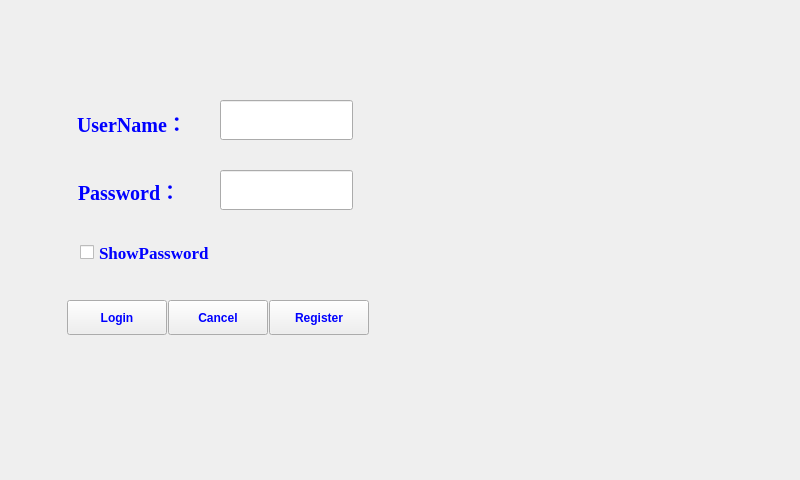
<?xml version="1.0" encoding="UTF-8"?>
<ui version="4.0">
 <class>Widget</class>
 <widget class="QWidget" name="Widget">
  <property name="geometry">
   <rect>
    <x>0</x>
    <y>0</y>
    <width>800</width>
    <height>480</height>
   </rect>
  </property>
  <property name="minimumSize">
   <size>
    <width>800</width>
    <height>480</height>
   </size>
  </property>
  <property name="maximumSize">
   <size>
    <width>800</width>
    <height>480</height>
   </size>
  </property>
  <property name="windowTitle">
   <string>Widget</string>
  </property>
  <widget class="QLineEdit" name="lineEdit">
   <property name="geometry">
    <rect>
     <x>220</x>
     <y>100</y>
     <width>133</width>
     <height>40</height>
    </rect>
   </property>
   <property name="sizePolicy">
    <sizepolicy hsizetype="Expanding" vsizetype="Fixed">
     <horstretch>0</horstretch>
     <verstretch>0</verstretch>
    </sizepolicy>
   </property>
   <property name="minimumSize">
    <size>
     <width>120</width>
     <height>40</height>
    </size>
   </property>
  </widget>
  <widget class="QLabel" name="label">
   <property name="geometry">
    <rect>
     <x>77</x>
     <y>102</y>
     <width>135</width>
     <height>41</height>
    </rect>
   </property>
   <property name="palette">
    <palette>
     <active>
      <colorrole role="WindowText">
       <brush brushstyle="SolidPattern">
        <color alpha="255">
         <red>0</red>
         <green>0</green>
         <blue>255</blue>
        </color>
       </brush>
      </colorrole>
      <colorrole role="ButtonText">
       <brush brushstyle="SolidPattern">
        <color alpha="255">
         <red>0</red>
         <green>0</green>
         <blue>255</blue>
        </color>
       </brush>
      </colorrole>
     </active>
     <inactive>
      <colorrole role="WindowText">
       <brush brushstyle="SolidPattern">
        <color alpha="255">
         <red>0</red>
         <green>0</green>
         <blue>255</blue>
        </color>
       </brush>
      </colorrole>
      <colorrole role="ButtonText">
       <brush brushstyle="SolidPattern">
        <color alpha="255">
         <red>0</red>
         <green>0</green>
         <blue>255</blue>
        </color>
       </brush>
      </colorrole>
     </inactive>
     <disabled>
      <colorrole role="WindowText">
       <brush brushstyle="SolidPattern">
        <color alpha="255">
         <red>118</red>
         <green>116</green>
         <blue>108</blue>
        </color>
       </brush>
      </colorrole>
      <colorrole role="ButtonText">
       <brush brushstyle="SolidPattern">
        <color alpha="255">
         <red>118</red>
         <green>116</green>
         <blue>108</blue>
        </color>
       </brush>
      </colorrole>
     </disabled>
    </palette>
   </property>
   <property name="font">
    <font>
     <family>Times New Roman</family>
     <pointsize>15</pointsize>
     <weight>75</weight>
     <bold>true</bold>
    </font>
   </property>
   <property name="text">
    <string>UserName：</string>
   </property>
  </widget>
  <widget class="QPushButton" name="pushButton_2">
   <property name="geometry">
    <rect>
     <x>168</x>
     <y>300</y>
     <width>100</width>
     <height>35</height>
    </rect>
   </property>
   <property name="minimumSize">
    <size>
     <width>45</width>
     <height>35</height>
    </size>
   </property>
   <property name="palette">
    <palette>
     <active>
      <colorrole role="WindowText">
       <brush brushstyle="SolidPattern">
        <color alpha="255">
         <red>0</red>
         <green>0</green>
         <blue>255</blue>
        </color>
       </brush>
      </colorrole>
      <colorrole role="ButtonText">
       <brush brushstyle="SolidPattern">
        <color alpha="255">
         <red>0</red>
         <green>0</green>
         <blue>255</blue>
        </color>
       </brush>
      </colorrole>
     </active>
     <inactive>
      <colorrole role="WindowText">
       <brush brushstyle="SolidPattern">
        <color alpha="255">
         <red>0</red>
         <green>0</green>
         <blue>255</blue>
        </color>
       </brush>
      </colorrole>
      <colorrole role="ButtonText">
       <brush brushstyle="SolidPattern">
        <color alpha="255">
         <red>0</red>
         <green>0</green>
         <blue>255</blue>
        </color>
       </brush>
      </colorrole>
     </inactive>
     <disabled>
      <colorrole role="WindowText">
       <brush brushstyle="SolidPattern">
        <color alpha="255">
         <red>118</red>
         <green>116</green>
         <blue>108</blue>
        </color>
       </brush>
      </colorrole>
      <colorrole role="ButtonText">
       <brush brushstyle="SolidPattern">
        <color alpha="255">
         <red>118</red>
         <green>116</green>
         <blue>108</blue>
        </color>
       </brush>
      </colorrole>
     </disabled>
    </palette>
   </property>
   <property name="font">
    <font>
     <weight>75</weight>
     <bold>true</bold>
    </font>
   </property>
   <property name="text">
    <string>Cancel</string>
   </property>
  </widget>
  <widget class="QCheckBox" name="checkBox">
   <property name="geometry">
    <rect>
     <x>80</x>
     <y>230</y>
     <width>141</width>
     <height>45</height>
    </rect>
   </property>
   <property name="minimumSize">
    <size>
     <width>120</width>
     <height>45</height>
    </size>
   </property>
   <property name="palette">
    <palette>
     <active>
      <colorrole role="WindowText">
       <brush brushstyle="SolidPattern">
        <color alpha="255">
         <red>0</red>
         <green>0</green>
         <blue>255</blue>
        </color>
       </brush>
      </colorrole>
     </active>
     <inactive>
      <colorrole role="WindowText">
       <brush brushstyle="SolidPattern">
        <color alpha="255">
         <red>0</red>
         <green>0</green>
         <blue>255</blue>
        </color>
       </brush>
      </colorrole>
     </inactive>
     <disabled>
      <colorrole role="WindowText">
       <brush brushstyle="SolidPattern">
        <color alpha="255">
         <red>118</red>
         <green>116</green>
         <blue>108</blue>
        </color>
       </brush>
      </colorrole>
     </disabled>
    </palette>
   </property>
   <property name="font">
    <font>
     <family>Times New Roman</family>
     <pointsize>13</pointsize>
     <weight>75</weight>
     <bold>true</bold>
    </font>
   </property>
   <property name="text">
    <string>ShowPassword</string>
   </property>
  </widget>
  <widget class="QPushButton" name="pushButton_3">
   <property name="geometry">
    <rect>
     <x>269</x>
     <y>300</y>
     <width>100</width>
     <height>35</height>
    </rect>
   </property>
   <property name="minimumSize">
    <size>
     <width>45</width>
     <height>35</height>
    </size>
   </property>
   <property name="palette">
    <palette>
     <active>
      <colorrole role="WindowText">
       <brush brushstyle="SolidPattern">
        <color alpha="255">
         <red>0</red>
         <green>0</green>
         <blue>255</blue>
        </color>
       </brush>
      </colorrole>
      <colorrole role="ButtonText">
       <brush brushstyle="SolidPattern">
        <color alpha="255">
         <red>0</red>
         <green>0</green>
         <blue>255</blue>
        </color>
       </brush>
      </colorrole>
     </active>
     <inactive>
      <colorrole role="WindowText">
       <brush brushstyle="SolidPattern">
        <color alpha="255">
         <red>0</red>
         <green>0</green>
         <blue>255</blue>
        </color>
       </brush>
      </colorrole>
      <colorrole role="ButtonText">
       <brush brushstyle="SolidPattern">
        <color alpha="255">
         <red>0</red>
         <green>0</green>
         <blue>255</blue>
        </color>
       </brush>
      </colorrole>
     </inactive>
     <disabled>
      <colorrole role="WindowText">
       <brush brushstyle="SolidPattern">
        <color alpha="255">
         <red>118</red>
         <green>116</green>
         <blue>108</blue>
        </color>
       </brush>
      </colorrole>
      <colorrole role="ButtonText">
       <brush brushstyle="SolidPattern">
        <color alpha="255">
         <red>118</red>
         <green>116</green>
         <blue>108</blue>
        </color>
       </brush>
      </colorrole>
     </disabled>
    </palette>
   </property>
   <property name="font">
    <font>
     <weight>75</weight>
     <bold>true</bold>
    </font>
   </property>
   <property name="text">
    <string>Register</string>
   </property>
  </widget>
  <widget class="QPushButton" name="pushButton">
   <property name="geometry">
    <rect>
     <x>67</x>
     <y>300</y>
     <width>100</width>
     <height>35</height>
    </rect>
   </property>
   <property name="minimumSize">
    <size>
     <width>45</width>
     <height>35</height>
    </size>
   </property>
   <property name="palette">
    <palette>
     <active>
      <colorrole role="WindowText">
       <brush brushstyle="SolidPattern">
        <color alpha="255">
         <red>0</red>
         <green>0</green>
         <blue>255</blue>
        </color>
       </brush>
      </colorrole>
      <colorrole role="ButtonText">
       <brush brushstyle="SolidPattern">
        <color alpha="255">
         <red>0</red>
         <green>0</green>
         <blue>255</blue>
        </color>
       </brush>
      </colorrole>
     </active>
     <inactive>
      <colorrole role="WindowText">
       <brush brushstyle="SolidPattern">
        <color alpha="255">
         <red>0</red>
         <green>0</green>
         <blue>255</blue>
        </color>
       </brush>
      </colorrole>
      <colorrole role="ButtonText">
       <brush brushstyle="SolidPattern">
        <color alpha="255">
         <red>0</red>
         <green>0</green>
         <blue>255</blue>
        </color>
       </brush>
      </colorrole>
     </inactive>
     <disabled>
      <colorrole role="WindowText">
       <brush brushstyle="SolidPattern">
        <color alpha="255">
         <red>118</red>
         <green>116</green>
         <blue>108</blue>
        </color>
       </brush>
      </colorrole>
      <colorrole role="ButtonText">
       <brush brushstyle="SolidPattern">
        <color alpha="255">
         <red>118</red>
         <green>116</green>
         <blue>108</blue>
        </color>
       </brush>
      </colorrole>
     </disabled>
    </palette>
   </property>
   <property name="font">
    <font>
     <weight>75</weight>
     <bold>true</bold>
    </font>
   </property>
   <property name="text">
    <string>Login</string>
   </property>
  </widget>
  <widget class="QLineEdit" name="lineEdit_2">
   <property name="geometry">
    <rect>
     <x>220</x>
     <y>170</y>
     <width>133</width>
     <height>40</height>
    </rect>
   </property>
   <property name="sizePolicy">
    <sizepolicy hsizetype="Expanding" vsizetype="Fixed">
     <horstretch>0</horstretch>
     <verstretch>0</verstretch>
    </sizepolicy>
   </property>
   <property name="minimumSize">
    <size>
     <width>120</width>
     <height>40</height>
    </size>
   </property>
   <property name="font">
    <font>
     <pointsize>6</pointsize>
    </font>
   </property>
   <property name="inputMask">
    <string/>
   </property>
   <property name="echoMode">
    <enum>QLineEdit::Password</enum>
   </property>
  </widget>
  <widget class="QLabel" name="label_2">
   <property name="geometry">
    <rect>
     <x>78</x>
     <y>170</y>
     <width>135</width>
     <height>41</height>
    </rect>
   </property>
   <property name="palette">
    <palette>
     <active>
      <colorrole role="WindowText">
       <brush brushstyle="SolidPattern">
        <color alpha="255">
         <red>0</red>
         <green>0</green>
         <blue>255</blue>
        </color>
       </brush>
      </colorrole>
     </active>
     <inactive>
      <colorrole role="WindowText">
       <brush brushstyle="SolidPattern">
        <color alpha="255">
         <red>0</red>
         <green>0</green>
         <blue>255</blue>
        </color>
       </brush>
      </colorrole>
     </inactive>
     <disabled>
      <colorrole role="WindowText">
       <brush brushstyle="SolidPattern">
        <color alpha="255">
         <red>118</red>
         <green>116</green>
         <blue>108</blue>
        </color>
       </brush>
      </colorrole>
     </disabled>
    </palette>
   </property>
   <property name="font">
    <font>
     <family>Times New Roman</family>
     <pointsize>15</pointsize>
     <weight>75</weight>
     <bold>true</bold>
    </font>
   </property>
   <property name="text">
    <string>Password：</string>
   </property>
  </widget>
 </widget>
 <layoutdefault spacing="6" margin="11"/>
 <resources/>
 <connections/>
</ui>
